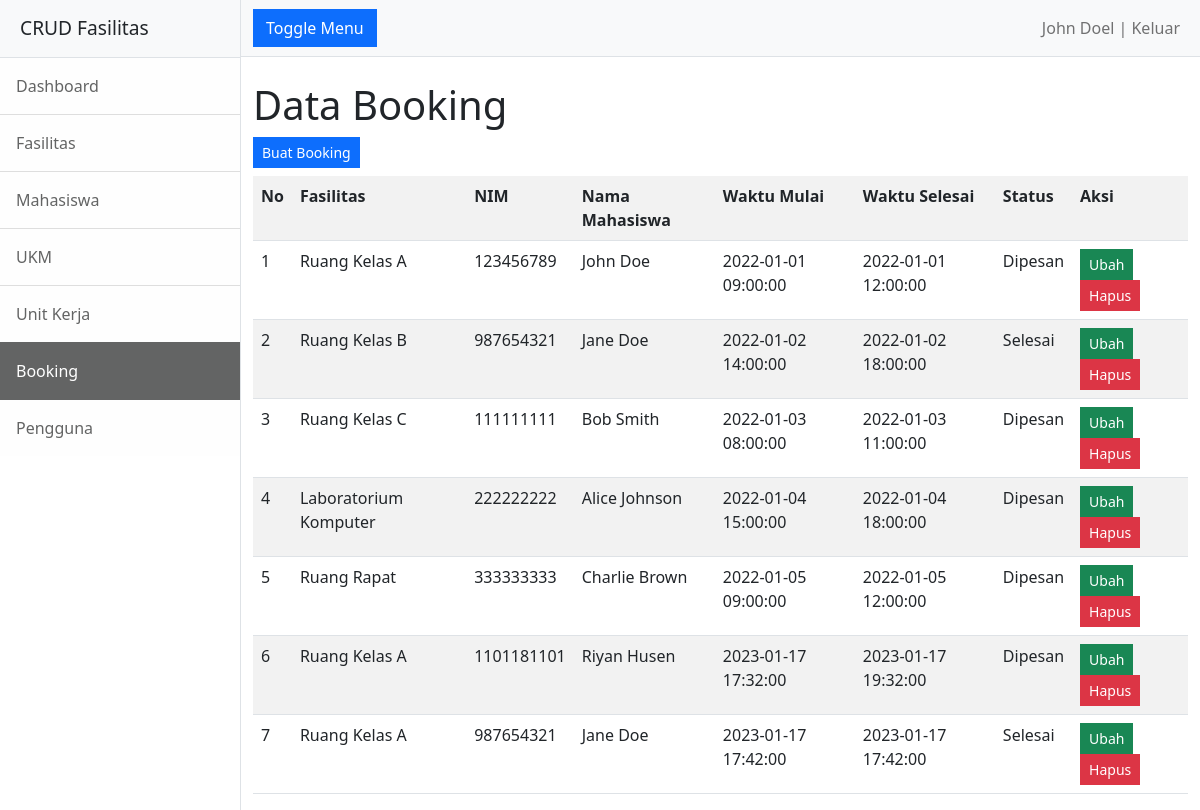
/booking/index.php (signed in), run on the app's committed database.
### tables this page shows
CREATE TABLE `booking` (
  `id_booking` int(11) NOT NULL,
  `id_fasilitas` int(11) NOT NULL,
  `nim` varchar(255) NOT NULL,
  `waktu_mulai` datetime NOT NULL,
  `waktu_selesai` datetime NOT NULL,
  `status` varchar(255) NOT NULL
);

CREATE TABLE `fasilitas` (
  `id_fasilitas` int(11) NOT NULL,
  `nama_fasilitas` varchar(255) NOT NULL,
  `kategori` varchar(255) NOT NULL,
  `kapasitas` int(11) NOT NULL,
  `lokasi` varchar(255) NOT NULL,
  `status` varchar(255) NOT NULL
);

CREATE TABLE `mahasiswa` (
  `nim` varchar(255) NOT NULL,
  `nama` varchar(255) NOT NULL,
  `prodi` varchar(255) NOT NULL,
  `fakultas` varchar(255) NOT NULL,
  `angkatan` int(11) NOT NULL,
  `jenis_kelamin` varchar(255) NOT NULL
);

### booking/functions.php (called while the page is built, shortened)
<?php
include '../conn.php';
function tampilBooking() {
    global $conn;
    $sql = "SELECT b.*, f.id_fasilitas, f.nama_fasilitas, m.nim, m.nama FROM booking AS b
                     JOIN fasilitas AS f ON b.id_fasilitas = f.id_fasilitas
                     JOIN mahasiswa AS m ON b.nim = m.nim";
    $result = mysqli_query($conn, $sql);
    return $result;
}
?>

### booking/index.php (the view, shortened to what this page needs)
<?php
include '../login_function.php';
?>
<!DOCTYPE html>
<html lang="en">
<head>
    <link href="../assets/css/styles.css" rel="stylesheet" />
</head>
<body>
    <div class="d-flex" id="wrapper">
        <div class="border-end bg-white" id="sidebar-wrapper">
            <div class="sidebar-heading border-bottom bg-light">CRUD Fasilitas</div>
            <div class="list-group list-group-flush">
                <a class="list-group-item list-group-item-action list-group-item-light p-3" href="../">Dashboard</a>
                <a class="list-group-item list-group-item-action list-group-item-light p-3" href="../fasilitas">Fasilitas</a>
                <a class="list-group-item list-group-item-action list-group-item-light p-3" href="../mahasiswa">Mahasiswa</a>
                <a class="list-group-item list-group-item-action list-group-item-light p-3" href="../ukm">UKM</a>
                <a class="list-group-item list-group-item-action list-group-item-light p-3" href="../unit-kerja">Unit Kerja</a>
                <a class="list-group-item list-group-item-action list-group-item-light p-3 active" href="#">Booking</a>
                <?php if($_SESSION['role'] == 'admin'){?>
                <a class="list-group-item list-group-item-action list-group-item-light p-3" href="../pengguna">Pengguna</a>
                <?php } ?>
            </div>
        </div>
        <div id="page-content-wrapper">
            <nav class="navbar navbar-expand-lg navbar-light bg-light border-bottom">
                <div class="container-fluid">
                    <button class="btn btn-primary rounded-0" id="sidebarToggle">Toggle Menu</button>
                    <div class="collapse navbar-collapse" id="navbarSupportedContent">
                        <ul class="navbar-nav ms-auto mt-2 mt-lg-0">
                            <li class="nav-item"><a class="nav-link" href="../logout.php"><?= $_SESSION['name'];?> | Keluar</a></li>
                        </ul>
                    </div>
                </div>
            </nav>
            <div class="container-fluid">
                <h1 class="mt-4">Data Booking</h1>
                <a href="tambah.php" class="btn btn-sm btn-primary mb-2 rounded-0">Buat Booking</a>
                <table class="table table-striped table-hover">
                    <tr>
                        <th>No</th>
                        <th>Fasilitas</th>
                        <th>NIM</th>
                        <th>Nama Mahasiswa</th>
                        <th>Waktu Mulai</th>
                        <th>Waktu Selesai</th>
                        <th>Status</th>
                        <th>Aksi</th>
                    </tr>
                    <?php
                        include 'functions.php';
                        $result = tampilBooking();
                        $i = 1;
                        while ($row = mysqli_fetch_assoc($result)) {
                    ?>
                    <tr>
                        <td><?= $i++; ?></td>
                        <td><?= $row['nama_fasilitas']; ?></td>
                        <td><?= $row['nim']; ?></td>
                        <td><?= $row['nama']; ?></td>
                        <td><?= $row['waktu_mulai']; ?></td>
                        <td><?= $row['waktu_selesai']; ?></td>
                        <td><?= $row['status']; ?></td>
                        <td>
                            <a href="ubah.php?id_booking=<?= $row['id_booking']; ?>" class="btn btn-sm btn-success rounded-0">Ubah</a>
                            <a href="#" onclick="hapusBooking('<?= $row['id_booking']; ?>')" class="btn btn-sm btn-danger rounded-0">Hapus</a>
                        </td>
                    </tr>
                    <?php
                    }
                    ?>
                </table>
            </div>
        </div>
    </div>
</body>
</html>

### data on the page
booking: id_fasilitas.nama_fasilitas "Ruang Kelas A", nim.nim "123456789", nim.nama "John Doe", waktu_mulai "2022-01-01 09:00:00", waktu_selesai "2022-01-01 12:00:00", status "Dipesan"
booking: id_fasilitas.nama_fasilitas "Ruang Kelas B", nim.nim "987654321", nim.nama "Jane Doe", waktu_mulai "2022-01-02 14:00:00", waktu_selesai "2022-01-02 18:00:00", status "Selesai"
booking: id_fasilitas.nama_fasilitas "Ruang Kelas C", nim.nim "111111111", nim.nama "Bob Smith", waktu_mulai "2022-01-03 08:00:00", waktu_selesai "2022-01-03 11:00:00", status "Dipesan"
booking: id_fasilitas.nama_fasilitas "Laboratorium Komputer", nim.nim "222222222", nim.nama "Alice Johnson", waktu_mulai "2022-01-04 15:00:00", waktu_selesai "2022-01-04 18:00:00", status "Dipesan"
booking: id_fasilitas.nama_fasilitas "Ruang Rapat", nim.nim "333333333", nim.nama "Charlie Brown", waktu_mulai "2022-01-05 09:00:00", waktu_selesai "2022-01-05 12:00:00", status "Dipesan"
booking: id_fasilitas.nama_fasilitas "Ruang Kelas A", nim.nim "1101181101", nim.nama "Riyan Husen", waktu_mulai "2023-01-17 17:32:00", waktu_selesai "2023-01-17 19:32:00", status "Dipesan"
booking: id_fasilitas.nama_fasilitas "Ruang Kelas A", nim.nim "987654321", nim.nama "Jane Doe", waktu_mulai "2023-01-17 17:42:00", waktu_selesai "2023-01-17 17:42:00", status "Selesai"

### other printed values
$_SESSION['name'] "John Doel"
